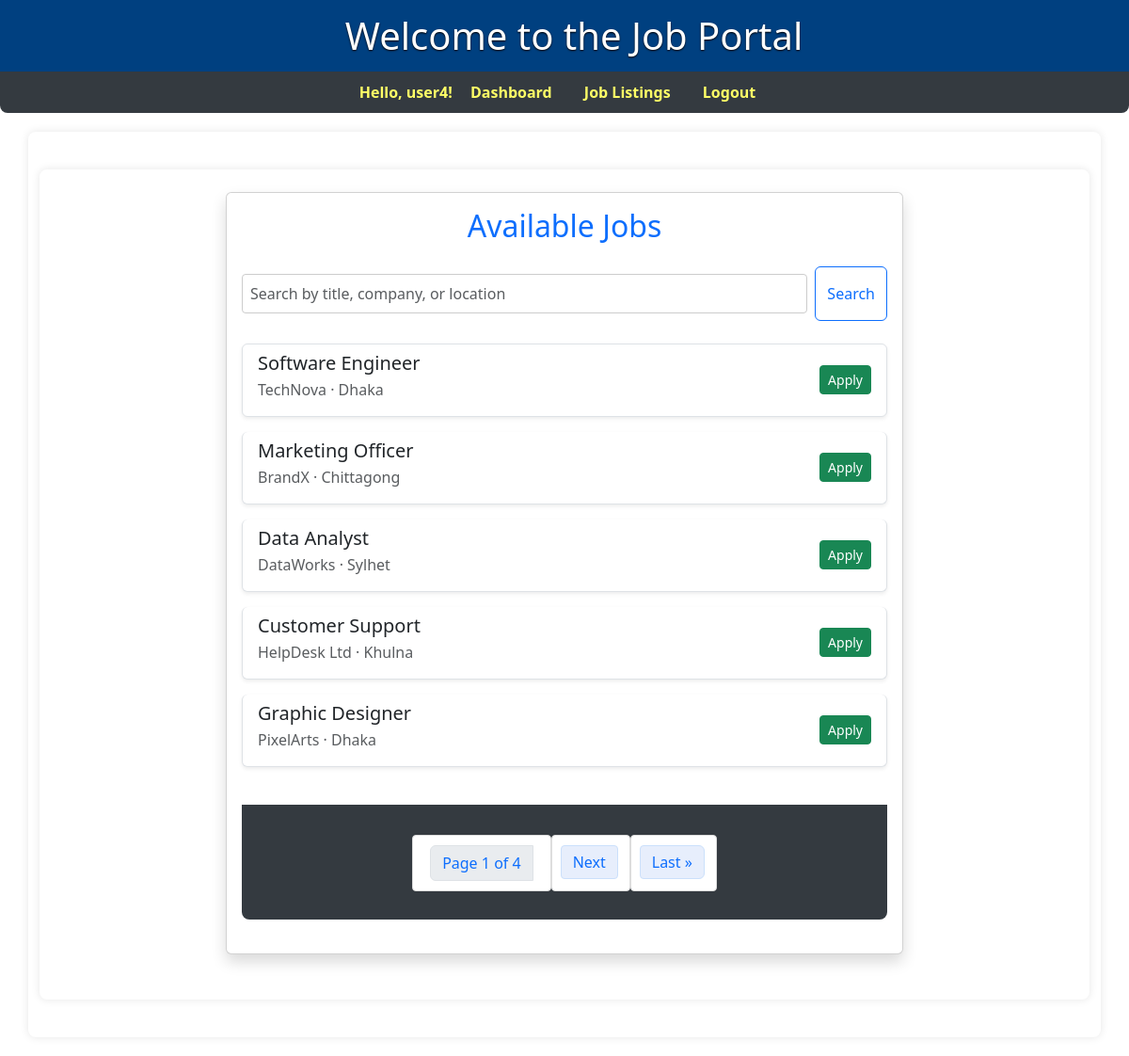
Page / (signed in) on the committed database.
### core/models.py (models this page shows)
class CustomUser(AbstractUser):
    ROLE_CHOICES = (
        ('employer', 'Employer'),
        ('applicant', 'Applicant'),
    )
    role = models.CharField(max_length=10, choices=ROLE_CHOICES)
    experience_years = models.IntegerField(blank=True, null=True)

class Job(models.Model):
    title = models.CharField(max_length=255)
    company_name = models.CharField(max_length=255)
    location = models.CharField(max_length=255)
    description = models.TextField()
    posted_by = models.ForeignKey(settings.AUTH_USER_MODEL, on_delete=models.CASCADE)
    created_at = models.DateTimeField(auto_now_add=True)

### core/views.py (the view)
# urls.py: path('', views.job_list, name='job_list'),
def job_list(request):
    query = request.GET.get('q')
    jobs = Job.objects.all()
    if query:
        jobs = jobs.filter(
            Q(title__icontains=query) |
            Q(company_name__icontains=query) |
            Q(location__icontains=query)
        )
    if not request.user.is_authenticated and 'apply_redirect' in request.GET:
        messages.info(request, "Please login or register to apply for jobs.")
    paginator = Paginator(jobs, 5)
    page_number = request.GET.get('page')
    try:
        page_obj = paginator.get_page(page_number)
    except (EmptyPage, PageNotAnInteger):
        page_obj = paginator.get_page(1)
    return render(request, 'core/job_list.html', {
        'jobs': page_obj,
        'query': query,
        'messages': messages.get_messages(request),
    })

### core/templates/core/job_list.html (shortened to what this page needs)
{% extends 'base.html' %}
{% block content %}
<div class="container py-4">
  <div class="row justify-content-center">
    <div class="col-lg-8">
      <div class="card shadow mb-4">
        <div class="card-body">
          <h2 class="mb-4 text-primary text-center">Available Jobs</h2>
          <form method="get" class="d-flex mb-4">
            <input type="text" name="q" value="{{ query|default_if_none:'' }}" class="form-control me-2" placeholder="Search by title, company, or location">
            <button type="submit" class="btn btn-outline-primary">Search</button>
          </form>
          {% if jobs %}
            <div class="list-group">
              {% for job in jobs %}
                <div class="list-group-item list-group-item-action mb-3 rounded shadow-sm">
                  <div class="d-flex justify-content-between align-items-center flex-wrap">
                    <div>
                      <h5 class="mb-1">{{ job.title }}</h5>
                      <div class="text-muted mb-2">
                        {{ job.company_name }} &middot; {{ job.location }}
                      </div>
                    </div>
                    <div>
                      {% if user.is_authenticated %}
                        <a href="{% url 'apply_job' job.id %}" class="btn btn-success btn-sm">Apply</a>
                      {% else %}
                        <a href="{% url 'login' %}?next={% url 'job_list' %}?apply_redirect=1" class="btn btn-outline-secondary btn-sm">Apply</a>
                      {% endif %}
                    </div>
                  </div>
                </div>
              {% endfor %}
            </div>
          {% else %}
            <div class="alert alert-info mt-4">No jobs found.</div>
          {% endif %}
          <nav class="mt-4">
            <ul class="pagination justify-content-center">
              <li class="page-item disabled">
                <span class="page-link text-primary">
                  Page {{ jobs.number }} of {{ jobs.paginator.num_pages }}
                </span>
              </li>
              {% if jobs.has_next %}
                <li class="page-item">
                  <a class="page-link text-primary" href="?{% if query %}q={{ query }}&amp;{% endif %}page={{ jobs.next_page_number }}">Next</a>
                </li>
                <li class="page-item">
                  <a class="page-link text-primary" href="?{% if query %}q={{ query }}&amp;{% endif %}page={{ jobs.paginator.num_pages }}">Last &raquo;</a>
                </li>
              {% endif %}
            </ul>
          </nav>
        </div>
      </div>
    </div>
  </div>
</div>
{% endblock %}

### templates/base.html (shortened to what this page needs)
{% load static %}
<!DOCTYPE html>
<html>
<head>
    <link rel="stylesheet" href="{% static 'css/style.css' %}">
    <link href="https://cdn.jsdelivr.net/npm/bootstrap@5.3.3/dist/css/bootstrap.min.css" rel="stylesheet">
</head>
<body>
    <div class="site-banner">
        <h1 style="margin: 0; padding: 5px 15px;">Welcome to the Job Portal</h1>
    </div>
    <nav>
        {% if user.is_authenticated %}
            <span style="color:#ff6; font-weight:bold;">Hello, {{ user.get_full_name|default:user.username }}!</span>
            <a href="{% url 'dashboard' %}">Dashboard</a>
            {% if user.role == 'applicant' %}
            <a href="{% url 'job_list' %}">Job Listings</a>
            {% endif %}
            <form action="{% url 'logout' %}" method="post" style="display:inline;">
                <button type="submit" style="background:none;border:none;padding:0;color:#007bff;cursor:pointer;">Logout</button>
            </form>
        {% else %}
            <a href="{% url 'login' %}">Login</a>
            <a href="{% url 'register' %}">Register</a>
        {% endif %}
    </nav>
    <div class="container">
        {% block content %}{% endblock %}
    </div>
</body>
</html>

### static/css/style.css (style rules this page uses)
body { font-family: Arial, sans-serif; background-color: #f8f9fa; margin: 0; padding: 0; }
.site-banner { height: 2cm; color: white; display: flex; align-items: center; font-size: 1.2rem; padding-left: 20px; text-shadow: 0 1px 2px black; background-color: #004080; justify-content: center; box-shadow: 0 2px 5px rgba(0,0,0,0.1); }
.container { width: 80%; margin: 20px auto; background: white; padding: 20px; box-shadow: 0 0 10px rgba(0,0,0,0.1); border-radius: 8px; }
h2 { color: #343a40; }
input[type="text"], input[type="file"], textarea, select { width: 100%; padding: 8px; margin: 8px 0; border: 1px solid #ccc; border-radius: 4px; }
button { background-color: #007bff; color: white; padding: 10px 20px; border: none; border-radius: 4px; cursor: pointer; }
ul { list-style-type: none; padding: 0; }
li { background: #ffffff; padding: 10px; margin-bottom: 8px; border: 1px solid #ddd; border-radius: 4px; }
nav { background: #343a40; padding: 10px 0; margin-bottom: 20px; border-radius: 0 0 8px 8px; text-align: center; }
nav a, nav button { color: #ff6 !important; text-decoration: none; margin: 0 15px; font-weight: bold; background: none; border: none; padding: 0; cursor: pointer; font-size: 16px; transition: color 0.2s; }
.pagination a { margin: 0 5px; text-decoration: none; }
.pagination span { margin: 0 10px; }
.pagination { margin: 22px 0 12px 0; text-align: center; }
.pagination a { background: #e7eefc; color: #0072e3; padding: 5px 12px; border-radius: 4px; margin: 0 2px; border: 1px solid #cbe0fb; text-decoration: none; font-weight: 500; transition: background 0.18s, color 0.18s; }
.pagination span { margin: 0 8px; font-weight: 600; }
.pagination .page-link { color: #084298; font-weight: 500; }

### rows in the picture
CustomUser: get_full_name "user4"
Job: title "Software Engineer", company_name "TechNova", location "Dhaka"
Job: title "Marketing Officer", company_name "BrandX", location "Chittagong"
Job: title "Data Analyst", company_name "DataWorks", location "Sylhet"
Job: title "Customer Support", company_name "HelpDesk Ltd", location "Khulna"
Job: title "Graphic Designer", company_name "PixelArts", location "Dhaka"

### other values in the picture
{{ jobs.number }} "1"
{{ jobs.paginator.num_pages }} "4"
